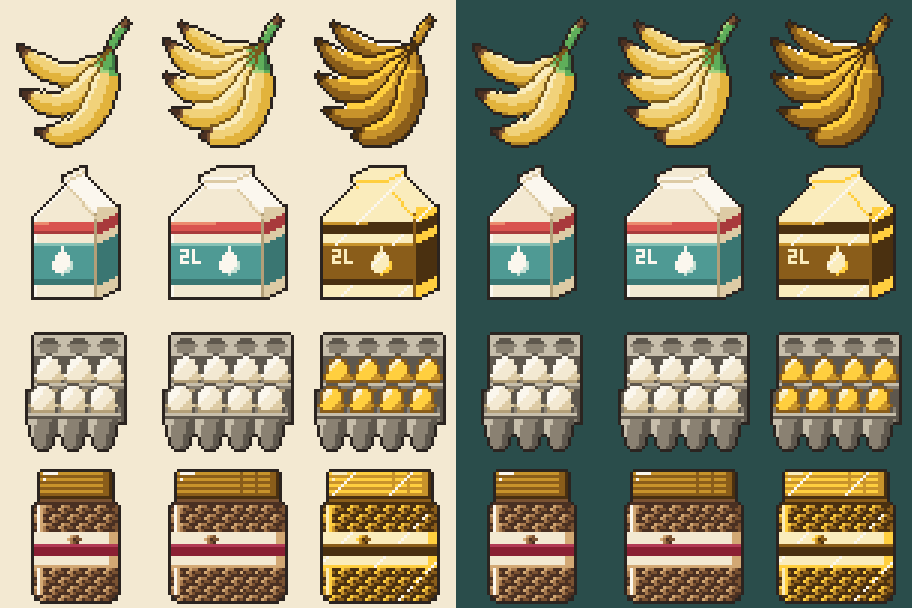
#> input picture docs/art/mockups/machine_77_src/upgrades/preview.png, 1824 x 1216 px, given in place of banana_r1.png, which was not available (shown at 1/2 size)
$ python before_after.py
#> lines starting #> are read from the running program, lines starting #| are printed output that depends on the picture; pictures that were not available may be replaced by others from this repository, and a replacement may not be noted
"""Writes docs/art/mockups/machine_77_eggs_banana_before_after.png: Banana and Eggs, plain / BIG / GOLDEN,
round 1 (the game's current art) against round 2 (redraw_r2.py), at 1x, 2x and 4x, on the belt's rubber
and on paper. Needs Pillow (labels only); the sprites come from png/items_v2/."""
from pathlib import Path

from PIL import Image, ImageDraw, ImageFont

HERE = Path(__file__).resolve().parent
PNG = HERE / "png" / "items_v2"
OUT = HERE.parents[1] / "machine_77_eggs_banana_before_after.png"
BELT, PAPER, INK, CREAM = (0x3D, 0x3A, 0x36), (0xFB, 0xF7, 0xEE), (0x2B, 0x24, 0x20), (0xF3, 0xE9, 0xD2)
TIERS = [("", "plain"), ("_big", "BIG"), ("_golden", "GOLDEN")]
ROWS = [("banana", "_r1", "Banana, round 1"), ("banana", "", "Banana, round 2"),
        ("eggs", "_r1", "Eggs, round 1"), ("eggs", "", "Eggs, round 2")]
PAD, LABEL_W, HEAD = 10, 150, 34
PANEL_W = PAD + 48 + PAD + 96 + PAD + 192 + PAD          # 1x, 2x, 4x side by side
PANEL_H = 192 + 2 * PAD


def font(size):
#> called with size = 18
    for name in ("segoeuib.ttf", "arialbd.ttf", "DejaVuSans-Bold.ttf"):
        try:
            return ImageFont.truetype(name, size)
        except OSError:
            pass
    return ImageFont.load_default()


def main():
    f, fs = font(18), font(14)
    width = LABEL_W + len(TIERS) * 2 * (PANEL_W + 4)
    height = HEAD + 22 + len(ROWS) * (PANEL_H + 6)
    sheet = Image.new("RGB", (width, height), CREAM)
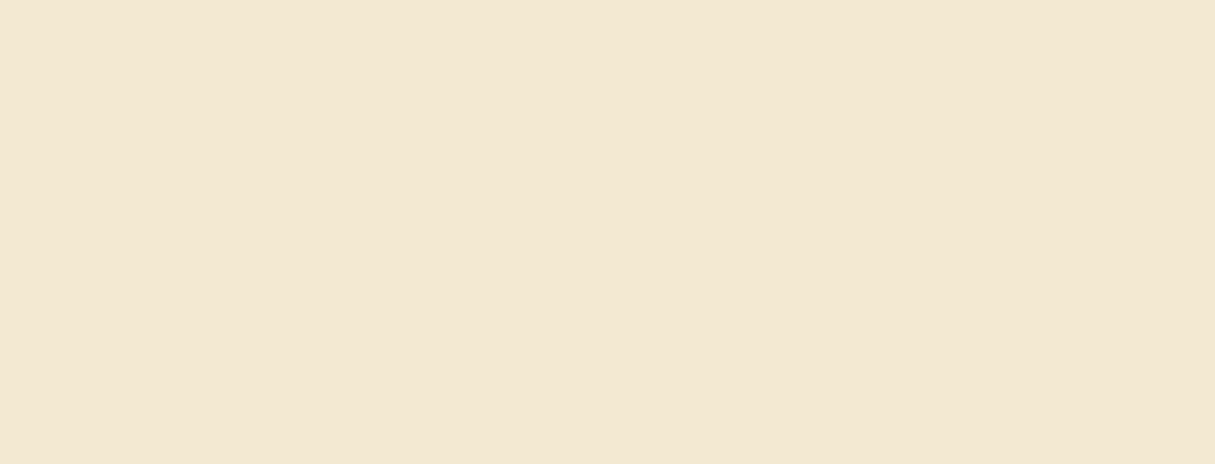
#> sheet: PIL image 2430x928 RGB (shown at 1/2 size); mean R, G, B 243, 233, 210
    d = ImageDraw.Draw(sheet)
    d.text((PAD, 8), "Eggs and Banana: round 1 (now) vs round 2 (redraw). 1x, 2x, 4x on the belt and on paper.",
           fill=INK, font=f)
    for t, (_, tname) in enumerate(TIERS):
        for b, bname in enumerate(("belt", "paper")):
            x = LABEL_W + (t * 2 + b) * (PANEL_W + 4)
            d.text((x + PAD, HEAD + 2), f"{tname} on {bname}", fill=INK, font=fs)
    for r, (item, ver, label) in enumerate(ROWS):
        y = HEAD + 22 + r * (PANEL_H + 6)
        d.text((PAD, y + PANEL_H // 2 - 10), label, fill=INK, font=fs)
        for t, (suffix, _) in enumerate(TIERS):
            sprite = Image.open(PNG / f"{item}{suffix}{ver}.png").convert("RGBA")
#> sprite is the input picture: PIL image 1824x1216 RGBA; mean R, G, B, A 151.8, 146.3, 119.1, 255
            for b, bg in enumerate((BELT, PAPER)):
                x = LABEL_W + (t * 2 + b) * (PANEL_W + 4)
                d.rectangle([x, y, x + PANEL_W - 1, y + PANEL_H - 1], fill=bg)
                cx = x + PAD
                for s in (1, 2, 4):
                    im = sprite.resize((48 * s, 48 * s), Image.NEAREST)
                    sheet.paste(im, (cx, y + PAD + 192 - 48 * s), im)
                    cx += 48 * s + PAD
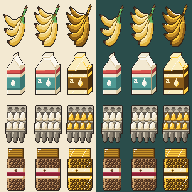
#> im: PIL image 192x192 RGBA; mean R, G, B, A 151.3, 145.4, 118.1, 255
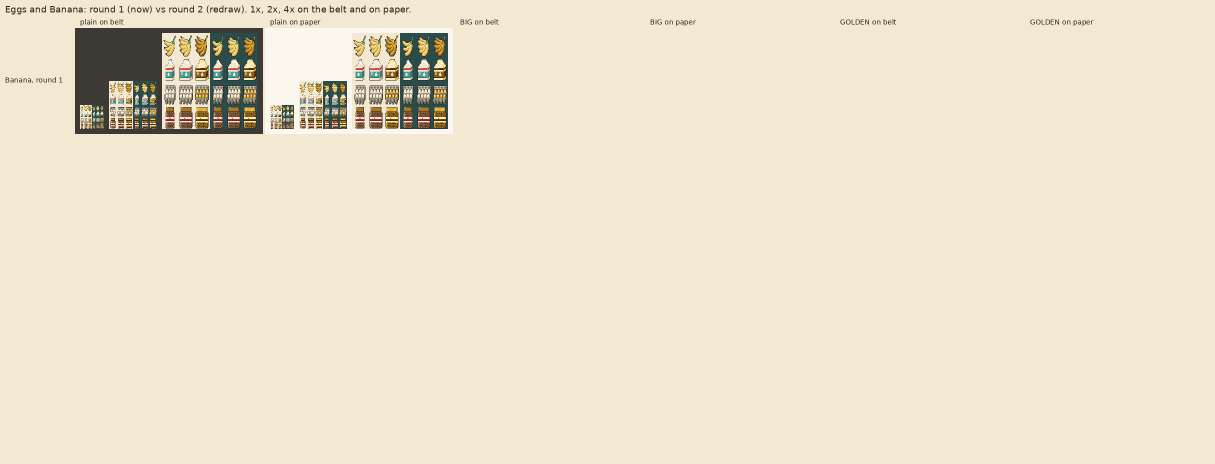
#> sheet: PIL image 2430x928 RGB (shown at 1/2 size); mean R, G, B 236.2, 226.6, 203.9
    sheet.save(OUT)
    print("wrote", OUT, sheet.size)


if __name__ == "__main__":
#> (the run stopped early here; a loop or call above may not have finished)
